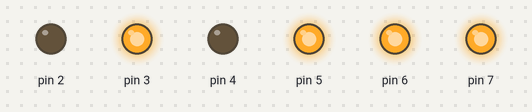
Bench run of a sketch on a simulated Arduino Uno, built with avr-gcc and run on an emulated ATmega328P. Parts: output pins drawn as LEDs (lit = HIGH).

Above: at 0.5 s.
At 3.5 s:
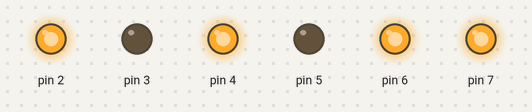
Timing chart, 0 to 4.6 s (numbered marks = the images above):
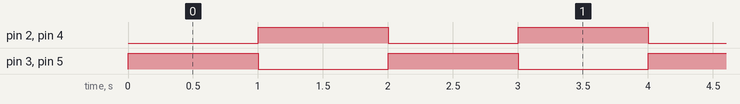

Measured:
- by itself, pin 2–5: alternates HIGH for 1.0 s and LOW for 1.0 s

The sketch:

Setup4_.ino
```cpp
void setup() {
  // put your setup code here, to run once:
  pinMode(2, OUTPUT);
  pinMode(3, OUTPUT);
  pinMode(4, OUTPUT);
  pinMode(5, OUTPUT);
  pinMode(6, OUTPUT);
  pinMode(7, OUTPUT);
  digitalWrite(6, HIGH);
  digitalWrite(7, HIGH);
}

void loop() {
  // put your main code here, to run repeatedly:
  digitalWrite(2, LOW);
  digitalWrite(3, HIGH);
  digitalWrite(4, LOW);
  digitalWrite(5, HIGH);
  delay(1000);
  digitalWrite(2, HIGH);
  digitalWrite(3, LOW);
  digitalWrite(4, HIGH);
  digitalWrite(5, LOW);
  delay(1000);
}
/*
void forward(){
  digitalWrite(2, LOW);
  digitalWrite(3, HIGH);
  digitalWrite(4, LOW);
  digitalWrite(5, HIGH);
}
void backward(){
  digitalWrite(2, HIGH);
  digitalWrite(3, LOW);
  digitalWrite(4, HIGH);
  digitalWrite(5, LOW);
}
void turnRight(){
  digitalWrite(2, LOW);
  digitalWrite(3, HIGH);
  digitalWrite(4, HIGH);
  digitalWrite(5, LOW);
}
*/
```
